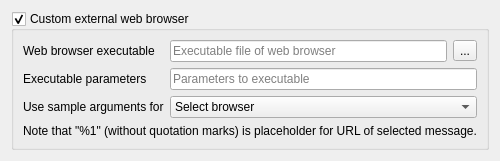
         <widget class="QWidget" name="m_tabExternalBrowser">
          <attribute name="title">
           <string>External web browser</string>
          </attribute>
          <layout class="QFormLayout" name="formLayout_17">
           <item row="0" column="0" colspan="2">
            <widget class="QGroupBox" name="m_grpCustomExternalBrowser">
             <property name="toolTip">
              <string>&lt;html&gt;&lt;head/&gt;&lt;body&gt;&lt;p&gt;If unchecked, then default system-wide web browser is used.&lt;/p&gt;&lt;/body&gt;&lt;/html&gt;</string>
             </property>
             <property name="title">
              <string>Custom external web browser</string>
             </property>
             <property name="flat">
              <bool>false</bool>
             </property>
             <property name="checkable">
              <bool>true</bool>
             </property>
             <layout class="QFormLayout" name="formLayout_12">
              <item row="0" column="0">
               <widget class="QLabel" name="m_lblExternalBrowserExecutable">
                <property name="text">
                 <string>Web browser executable</string>
                </property>
               </widget>
              </item>
              <item row="0" column="1">
               <layout class="QHBoxLayout" name="horizontalLayout_10">
                <item>
                 <widget class="QLineEdit" name="m_txtExternalBrowserExecutable">
                  <property name="placeholderText">
                   <string>Executable file of web browser</string>
                  </property>
                 </widget>
                </item>
                <item>
                 <widget class="QToolButton" name="m_btnExternalBrowserExecutable">
                  <property name="text">
                   <string>...</string>
                  </property>
                 </widget>
                </item>
               </layout>
              </item>
              <item row="1" column="0">
               <widget class="QLabel" name="m_lblExternalBrowserArguments">
                <property name="text">
                 <string>Executable parameters</string>
                </property>
               </widget>
              </item>
              <item row="1" column="1">
               <widget class="QLineEdit" name="m_txtExternalBrowserArguments">
                <property name="placeholderText">
                 <string>Parameters to executable</string>
                </property>
               </widget>
              </item>
              <item row="2" column="0">
               <widget class="QLabel" name="m_lblExternalBrowserPreset">
                <property name="text">
                 <string>Use sample arguments for</string>
                </property>
               </widget>
              </item>
              <item row="2" column="1">
               <widget class="QComboBox" name="m_cmbExternalBrowserPreset">
                <property name="sizeAdjustPolicy">
                 <enum>QComboBox::AdjustToContents</enum>
                </property>
                <item>
                 <property name="text">
                  <string>Select browser</string>
                 </property>
                </item>
               </widget>
              </item>
              <item row="3" column="0" colspan="2">
               <widget class="QLabel" name="label">
                <property name="text">
                 <string>Note that &quot;%1&quot; (without quotation marks) is placeholder for URL of selected message.</string>
                </property>
                <property name="alignment">
                 <set>Qt::AlignCenter</set>
                </property>
               </widget>
              </item>
             </layout>
            </widget>
           </item>
          </layout>
         </widget>
